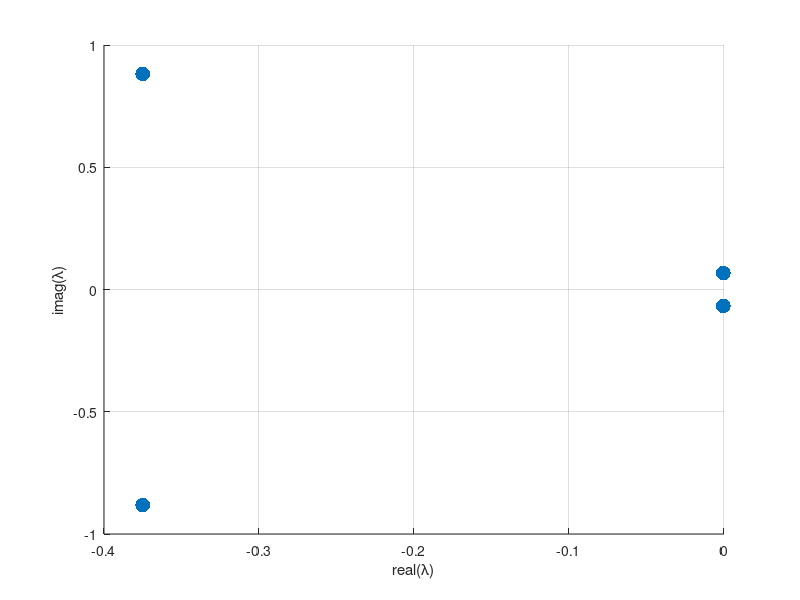

This chart was generated by the following MATLAB code:

%% Case Study : Control of Spacecraft & Aircraft

%%% PART A:
%===========

A = [-0.003    0.039     0.000   -0.322;
	 -0.065   -0.319     7.740    0.000;
	  0.020   -0.101    -0.429    0.000;
	  0.000    0.000     1.000    0.000];

B = [ 0.01    1.000;
     -0.18   -0.040;
     -1.16    0.598;
      0.00    0.000 ];

ev = eig(A);
scatter(real(ev), imag(ev), 1000, '.');
xlabel('real(\lambda)');
ylabel('imag(\lambda)');
grid on;


%%% if the roots are : (a+ib) and (a-ib) => damping factor = -a/sqrt(a^2 + b^2):
f_damp = -real(ev)./abs(ev);
disp(['damping factors : ', num2str(f_damp(1)), ',  ',  num2str(f_damp(3))]);


